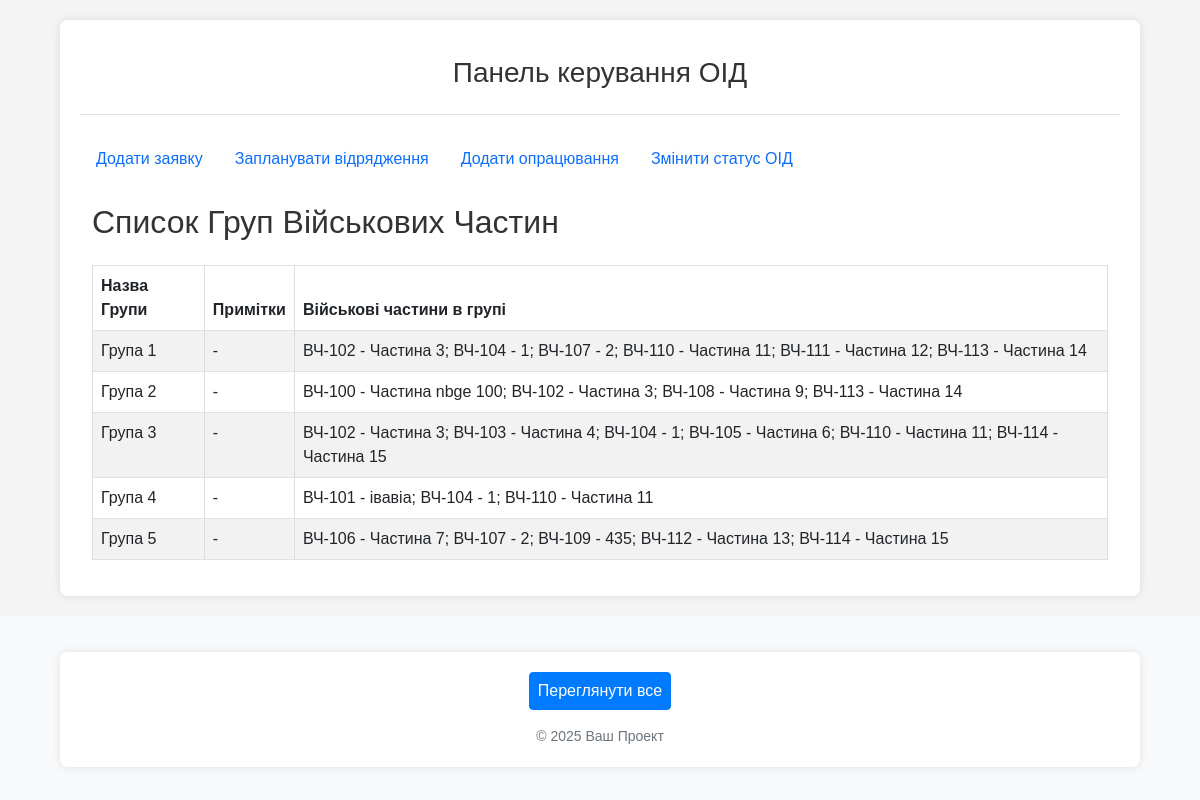
The app's page /oids/unit-groups/, older data.
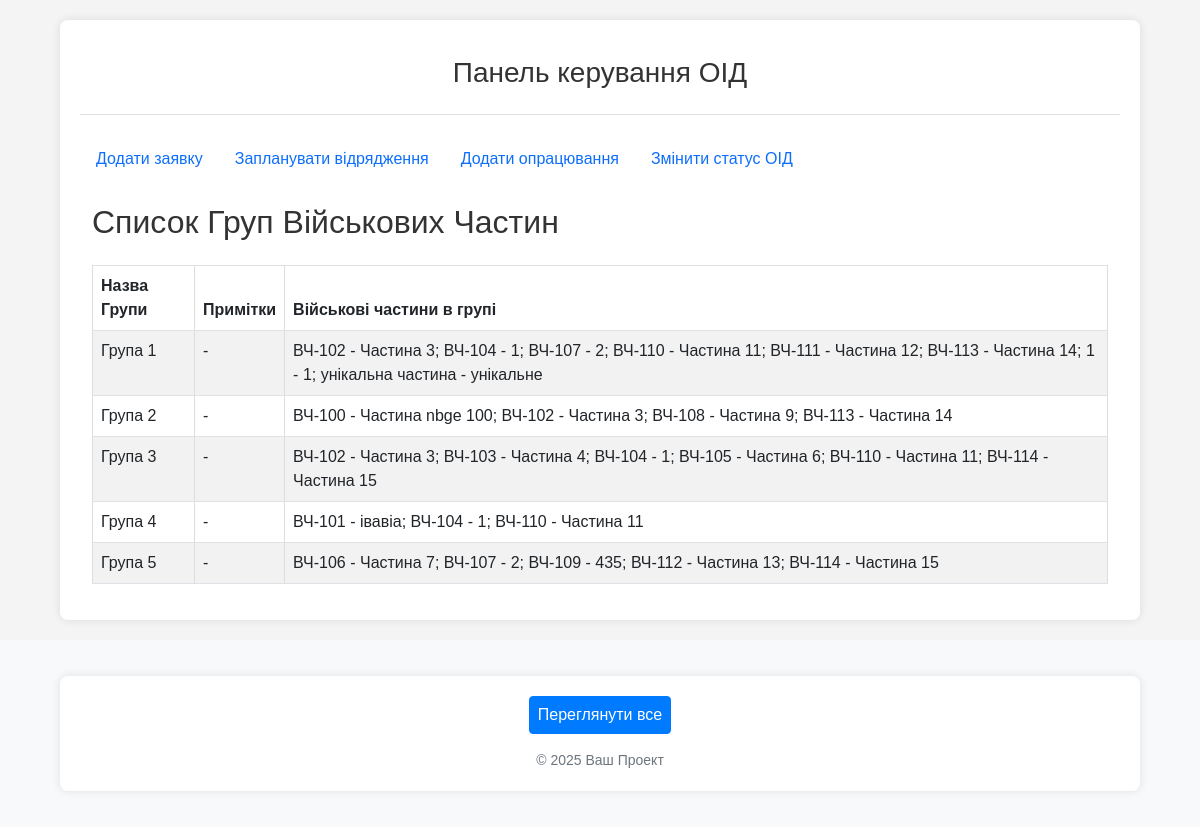
The same page, newer data.
### oids/models.py (models this page shows, shortened)
class UnitGroup(models.Model):
    name = models.CharField(max_length=255, unique=True, verbose_name="Назва групи частин")
    note = models.TextField(verbose_name="Примітка", blank=True, null=True)
    class Meta:
        verbose_name = "Група військових частин (для відряджень)"
        verbose_name_plural = "Групи військових частин (для відряджень)"

class Unit(models.Model):
    territorial_management = models.ForeignKey(
        TerritorialManagement,
        on_delete=models.SET_NULL, # Якщо ТУ видаляється, частина може залишитися, але без прив'язки до ТУ.
        null=True,
        blank=True,
        verbose_name="Територіальне управління",
        related_name='units' # Дозволить отримати всі частини для ТУ: `tu_instance.units.all()`
    )
    code = models.CharField(max_length=50, unique=True, verbose_name="Код частини (номер)")
    name = models.CharField(max_length=255, verbose_name="Назва військової частини", blank=True, null=True) # Можливо, назва не завжди потрібна, якщо є код
    city = models.CharField(max_length=100, verbose_name="Місто розташування") # Збільшив max_length для міст
    distance_from_gu = models.PositiveIntegerField(verbose_name="Відстань від ГУ (км)", blank=True, null=True) # Змінив на PositiveIntegerField
    unit_groups = models.ManyToManyField(
        UnitGroup,
        blank=True,
        verbose_name="Групи військових частин",
        related_name='units' # Дозволить отримати всі частини для групи: `group_instance.units.all()`
    )
    note = models.TextField(verbose_name="Примітки", blank=True, null=True)
    class Meta:
        verbose_name = "Військова частина"
        verbose_name_plural = "Військові частини"

### oids/views.py (the view)
# urls.py: path('unit-groups/', views.unit_group_list_view, name='list_unit_groups'),
def unit_group_list_view(request):
    group_list_queryset = UnitGroup.objects.prefetch_related('units').order_by('name') # prefetch_related для units
    paginator = Paginator(group_list_queryset, 25)
    page_number = request.GET.get('page')
    page_obj = paginator.get_page(page_number)
    context = {
        'page_title': 'Список Груп Військових Частин',
        'object_list': page_obj,
        'page_obj': page_obj
    }
    return render(request, 'oids/lists/unit_group_list.html', context)

### oids/templates/oids/lists/unit_group_list.html (shortened to what this page needs)
{% extends "oids/base.html" %}
{% block content %}
<div class="container-fluid">
    <h2 class="mb-4">{{ page_title }}</h2>
    {% if object_list %}
        <table class="table table-striped table-bordered table-hover">
            <thead class="thead-dark">
                <tr>
                    <th>Назва Групи</th>
                    <th>Примітки</th>
                    <th>Військові частини в групі</th>
                </tr>
            </thead>
            <tbody>
                {% for group in object_list %}
                    <tr>
                        <td>{{ group.name }}</td>
                        <td>{{ group.note|default:"-" }}</td>
                        <td>
                            {% for unit in group.units.all %}
                                {{ unit.code }} - {{ unit.name|default:unit.city }}{% if not forloop.last %}; {% endif %}
                            {% empty %}
                                Немає частин
                            {% endfor %}
                        </td>
                    </tr>
                {% endfor %}
            </tbody>
        </table>
    {% else %}
        <p>Групи військових частин не знайдено.</p>
    {% endif %}
</div>
{% endblock %}

Row changes from the older to the newer data that the page shows:
shown differently, row unchanged: Unit "ВЧ-113": now shows ";"
added Unit: code "1", name "1", shown under UnitGroup "Група 1"
added Unit: code "унікальна частина", name "унікальне", shown under UnitGroup "Група 1"
